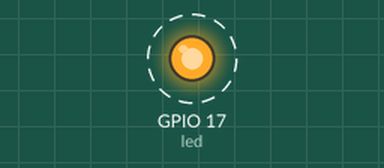
A program run on a simulated Raspberry Pi (BCM pin numbers). Parts: output pins drawn as LEDs (lit = HIGH). Dashed ring = blinking. What the program prints to the terminal is not drawn.

Above: at 0.2 s.
Timing chart, 0 to 3.0 s (numbered marks = the images above):
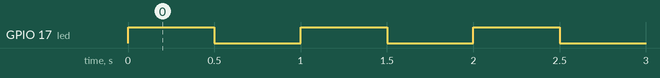

Measured:
- by itself, GPIO 17 (led): alternates HIGH for 0.50 s and LOW for 0.50 s

The program:

U2_Led.py
```python
# U2: LED MIT PYTHON STEUERN
#!/usr/bin/env python3
from gpiozero import LED
from time import sleep

# Initialize LED connected to GPIO pin 17
led = LED(17)
try:
    # Start an infinite loop to toggle the LED state.
    while True:
        # Turn on the LED
        led.on()
        print('...LED ON')
        # Wait for 0.5 seconds with
        sleep(0.5)
        # Turn off the LED
        led.off()
        print('LED OFF...')
        # Wait for 0.5 seconds
        sleep(0.5)
except KeyboardInterrupt:
    # handle a keyboard interrupt (Ctrl+C) by breaking the loop.
    pass
```
